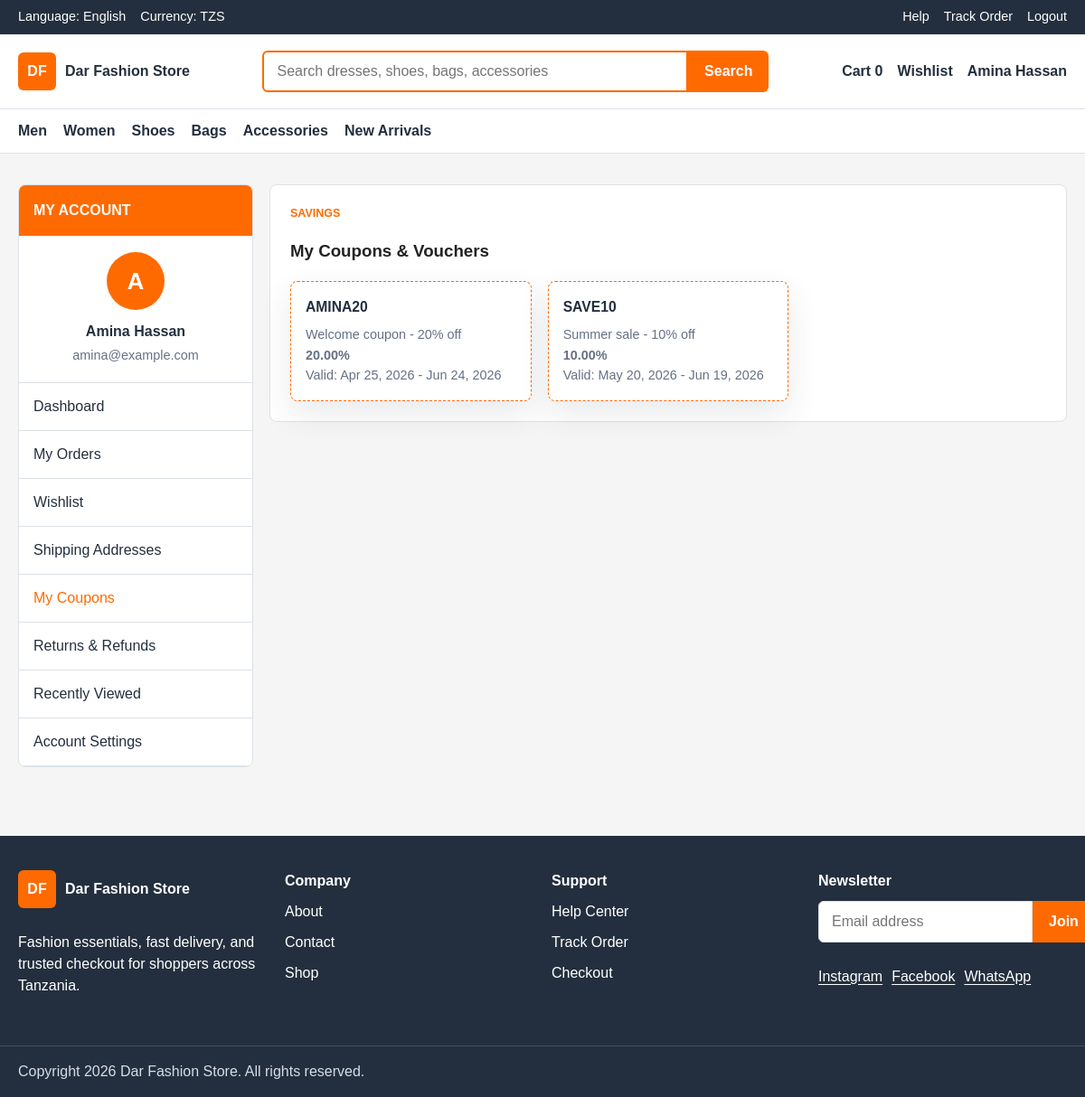
The app's page /profile.php?tab=coupons (signed in) with its own data.
### tables this page shows
CREATE TABLE user_coupons (
    id INT UNSIGNED AUTO_INCREMENT PRIMARY KEY,
    user_id INT UNSIGNED NOT NULL,
    code VARCHAR(50) NOT NULL UNIQUE,
    discount_percentage DECIMAL(5,2),
    discount_amount DECIMAL(10,2),
    description TEXT,
    valid_from DATE NOT NULL,
    valid_until DATE NOT NULL,
    min_purchase DECIMAL(10,2) NOT NULL DEFAULT 0.00,
    max_uses INT UNSIGNED,
    times_used INT UNSIGNED NOT NULL DEFAULT 0,
    status ENUM('active', 'used', 'expired', 'cancelled') NOT NULL DEFAULT 'active',
    created_at TIMESTAMP NOT NULL DEFAULT CURRENT_TIMESTAMP,
    CONSTRAINT fk_coupons_user
        FOREIGN KEY (user_id) REFERENCES users(id)
        ON UPDATE CASCADE
        ON DELETE CASCADE,
    INDEX idx_coupons_user (user_id),
    INDEX idx_coupons_code (code)
);

### app/includes/auth.php (called while the page is built, shortened)
<?php
function current_user() {
    return $_SESSION['user'] ?? null;
}
function is_admin() {
    $user = current_user();
    return $user && ($user['role'] ?? '') === 'admin';
}

### public/profile.php (the view, shortened to what this page needs)
<?php
require_once __DIR__ . '/../app/includes/auth.php';
$user = current_user();
$database = new Database();
$conn = $database->connect();
$tab = $_GET['tab'] ?? 'dashboard';
$userOrders = [];
$totalSpent = 0;
$wishlistItems = [];
$userCoupons = [];
if ($conn) {
    $missingTables = [];
    try {
        $stmt = $conn->prepare("
            SELECT o.*, p.payment_status, p.method
            FROM orders o
            LEFT JOIN payments p ON p.order_id = o.id
            WHERE o.user_id = ?
            ORDER BY o.created_at DESC
            LIMIT 10
        ");
        $stmt->execute([$user['id']]);
        $userOrders = $stmt->fetchAll(PDO::FETCH_ASSOC);
        $stmt = $conn->prepare("SELECT COALESCE(SUM(total), 0) AS total_spent FROM orders WHERE user_id = ?");
        $stmt->execute([$user['id']]);
        $totalSpent = $stmt->fetch(PDO::FETCH_ASSOC)['total_spent'];
    } catch (PDOException $e) {
        if ($e->getCode() === '42S02') {
            $missingTables[] = 'orders';
        } else {
            throw $e;
        }
    }
    try {
        $stmt = $conn->prepare("
            SELECT p.*, w.created_at AS added_at
            FROM user_wishlist w
            JOIN products p ON p.id = w.product_id
            WHERE w.user_id = ?
            ORDER BY w.created_at DESC
        ");
        $stmt->execute([$user['id']]);
        $wishlistItems = $stmt->fetchAll(PDO::FETCH_ASSOC);
    } catch (PDOException $e) {
        if ($e->getCode() === '42S02') {
            $missingTables[] = 'wishlist';
        } else {
            throw $e;
        }
    }
    try {
        $stmt = $conn->prepare("
            SELECT * FROM user_coupons
            WHERE user_id = ?
            ORDER BY valid_until DESC
        ");
        $stmt->execute([$user['id']]);
        $userCoupons = $stmt->fetchAll(PDO::FETCH_ASSOC);
    } catch (PDOException $e) {
        if ($e->getCode() === '42S02') {
            $missingTables[] = 'coupons';
        } else {
            throw $e;
        }
    }
}
$customerInitial = strtoupper(substr($user['fullname'] ?? 'C', 0, 1));
include __DIR__ . '/../app/includes/header.php';
?>
<main class="section account-page">
    <div class="container account-layout">
        <aside class="account-menu">
            <div class="account-menu__title">My Account</div>
            <div class="customer-menu-user">
                <div class="profile-avatar"><?php echo htmlspecialchars($customerInitial); ?></div>
                <strong><?php echo htmlspecialchars($user['fullname']); ?></strong>
                <span><?php echo htmlspecialchars($user['email']); ?></span>
            </div>
            <a href="?tab=dashboard" class="<?php echo $tab === 'dashboard' ? 'is-active' : ''; ?>">Dashboard</a>
            <a href="?tab=orders" class="<?php echo $tab === 'orders' ? 'is-active' : ''; ?>">My Orders</a>
            <a href="?tab=wishlist" class="<?php echo $tab === 'wishlist' ? 'is-active' : ''; ?>">Wishlist</a>
            <a href="?tab=addresses" class="<?php echo $tab === 'addresses' ? 'is-active' : ''; ?>">Shipping Addresses</a>
            <a href="?tab=coupons" class="<?php echo $tab === 'coupons' ? 'is-active' : ''; ?>">My Coupons</a>
            <a href="?tab=returns" class="<?php echo $tab === 'returns' ? 'is-active' : ''; ?>">Returns & Refunds</a>
            <a href="?tab=recently-viewed" class="<?php echo $tab === 'recently-viewed' ? 'is-active' : ''; ?>">Recently Viewed</a>
            <a href="?tab=settings" class="<?php echo $tab === 'settings' ? 'is-active' : ''; ?>">Account Settings</a>
        </aside>
        <section class="account-content">
            <?php if ($tab === 'dashboard'): ?>
                <article class="account-panel">
                    <p class="section-kicker">Customer dashboard</p>
                    <h1>Welcome back, <?php echo htmlspecialchars($user['fullname']); ?>!</h1>
                    <div class="customer-stat-grid">
                        <div class="customer-stat">
                            <strong><?php echo count($userOrders); ?></strong>
                            <span>Total Orders</span>
                        </div>
                        <div class="customer-stat">
                            <strong>TZS <?php echo number_format($totalSpent, 0); ?></strong>
                            <span>Total Spent</span>
                        </div>
                        <div class="customer-stat">
                            <strong><?php echo count($wishlistItems); ?></strong>
                            <span>Wishlist Items</span>
                        </div>
                        <div class="customer-stat">
                            <strong><?php echo count($userCoupons); ?></strong>
                            <span>Available Coupons</span>
                        </div>
                    </div>
                    <h2>Recent Orders</h2>
                    <?php if ($userOrders): ?>
                        <div class="cart-table">
                            <div class="cart-row cart-row--head">
                                <span>Order</span><span>Date</span><span>Total</span><span>Payment</span><span>Status</span><span>Action</span>
                            </div>
                            <?php foreach (array_slice($userOrders, 0, 3) as $order): ?>
                                <div class="cart-row">
                                    <span><?php echo htmlspecialchars($order['order_number']); ?></span>
                                    <span><?php echo date('M d, Y', strtotime($order['created_at'])); ?></span>
                                    <span>TZS <?php echo number_format($order['total'], 0); ?></span>
                                    <span><?php echo htmlspecialchars($order['payment_status'] ?? 'pending'); ?></span>
                                    <span><strong><?php echo htmlspecialchars(ucfirst($order['status'])); ?></strong></span>
                                    <a href="track-order.php?order_number=<?php echo urlencode($order['order_number']); ?>">Track</a>
                                </div>
                            <?php endforeach; ?>
                        </div>
                        <p><a href="?tab=orders">View all orders →</a></p>
                    <?php else: ?>
                        <p class="empty-state">No orders yet. <a href="shop.php">Start shopping!</a></p>
                    <?php endif; ?>
                </article>
            <?php elseif ($tab === 'coupons'): ?>
                <article class="account-panel">
                    <p class="section-kicker">Savings</p>
                    <h1>My Coupons & Vouchers</h1>
                    <?php if ($userCoupons): ?>
                        <div class="customer-product-grid">
                            <?php foreach ($userCoupons as $coupon): ?>
                                <article class="coupon-card">
                                    <h3><?php echo htmlspecialchars($coupon['code']); ?></h3>
                                    <p><?php echo htmlspecialchars($coupon['description']); ?></p>
                                    <p class="coupon-discount">
                                        <?php echo $coupon['discount_percentage'] ? $coupon['discount_percentage'] . '%' : 'TZS ' . number_format($coupon['discount_amount'], 0); ?>
                                    </p>
                                    <p>
                                        Valid: <?php echo date('M d, Y', strtotime($coupon['valid_from'])); ?> -
                                        <?php echo date('M d, Y', strtotime($coupon['valid_until'])); ?>
                                    </p>
                                </article>
                            <?php endforeach; ?>
                        </div>
                    <?php else: ?>
                        <p class="empty-state">No coupons available yet.</p>
                    <?php endif; ?>
                </article>
            <?php endif; ?>
        </section>
    </div>
</main>
<?php include __DIR__ . '/../app/includes/footer.php'; ?>

### assets/css/style.css (style rules this page uses)
:root { --primary: #ff6a00; --secondary: #232f3e; --accent: #ffd814; --background: #f5f5f5; --surface: #ffffff; --text: #222222; --muted: #667085; --border: #dde2e8; --success: #13795b; --shadow: 0 14px 35px rgba(35, 47, 62, 0.1); }
* { box-sizing: border-box; }
html { scroll-behavior: smooth; }
body { margin: 0; background: var(--background); color: var(--text); font-family: Arial, Helvetica, sans-serif; line-height: 1.5; }
a { color: inherit; text-decoration: none; }
.container { width: min(1200px, calc(100% - 40px)); margin: 0 auto; }
.section { padding: 42px 0; }
.section-kicker { margin: 0 0 8px; color: var(--primary); font-size: 0.78rem; font-weight: 700; letter-spacing: 0; text-transform: uppercase; }
.profile-avatar { width: 76px; height: 76px; display: grid; place-items: center; border-radius: 50%; background: var(--primary); color: #fff; font-size: 2rem; font-weight: 800; }
.account-page { padding: 34px 0; }
.account-layout { display: grid; grid-template-columns: 260px 1fr; gap: 18px; align-items: start; }
.account-menu { position: sticky; top: 16px; background: var(--surface); border: 1px solid var(--border); border-radius: 8px; overflow: hidden; }
.account-menu__title { background: var(--primary); color: #fff; padding: 16px; font-weight: 800; text-transform: uppercase; }
.account-menu a { display: block; padding: 14px 16px; border-bottom: 1px solid var(--border); color: var(--secondary); }
.account-menu a.is-active, .account-menu a:hover { color: var(--primary); }
.account-content, .order-list { display: grid; gap: 14px; }
.profile-hero, .status-shortcuts, .account-panel, .order-card { background: var(--surface); border: 1px solid var(--border); border-radius: 8px; padding: 22px; }
.profile-avatar { display: grid; place-items: center; width: 84px; height: 84px; border-radius: 50%; background: #e8f1ff; color: var(--secondary); font-size: 2rem; font-weight: 800; }
.customer-menu-user { padding: 18px 16px; border-bottom: 1px solid var(--border); text-align: center; }
.customer-menu-user .profile-avatar { margin: 0 auto 12px; width: 64px; height: 64px; font-size: 1.6rem; background: var(--primary); color: #fff; }
.customer-menu-user strong { display: block; color: var(--secondary); }
.customer-menu-user span { display: block; margin-top: 4px; color: var(--muted); font-size: 0.9rem; }
.customer-product-grid { display: grid; grid-template-columns: repeat(auto-fill, minmax(200px, 1fr)); gap: 18px; }
.customer-product-card, .address-card, .coupon-card { background: var(--surface); border: 1px solid var(--border); border-radius: 8px; overflow: hidden; box-shadow: var(--shadow); }
.customer-product-card__body, .address-card, .coupon-card { padding: 16px; }
.customer-product-card h3, .address-card h3, .coupon-card h3 { margin: 0 0 8px; color: var(--secondary); font-size: 0.98rem; }
.customer-product-card p, .address-card p, .coupon-card p { margin: 0; color: var(--muted); font-size: 0.9rem; }
.address-badge, .coupon-discount { display: inline-block; margin-top: 8px; padding: 4px 10px; border-radius: 4px; background: var(--primary); color: #fff; font-size: 0.75rem; font-weight: 700; }
.coupon-card { border-style: dashed; border-color: var(--primary); }
.coupon-discount { margin-top: 0; padding: 0; background: none; color: var(--primary); font-size: 1.5rem; }

### records on screen
user_coupons: code "AMINA20", description "Welcome coupon - 20% off", discount_percentage "20.00", valid_from "Apr 25, 2026", valid_until "Jun 24, 2026"
user_coupons: code "SAVE10", description "Summer sale - 10% off", discount_percentage "10.00", valid_from "May 20, 2026", valid_until "Jun 19, 2026"

### other values on screen
$cartCount "0"
$loggedInUser['fullname'] "Amina Hassan"
$customerInitial "A"
$user['fullname'] "Amina Hassan"
$user['email'] "amina@example.com"
